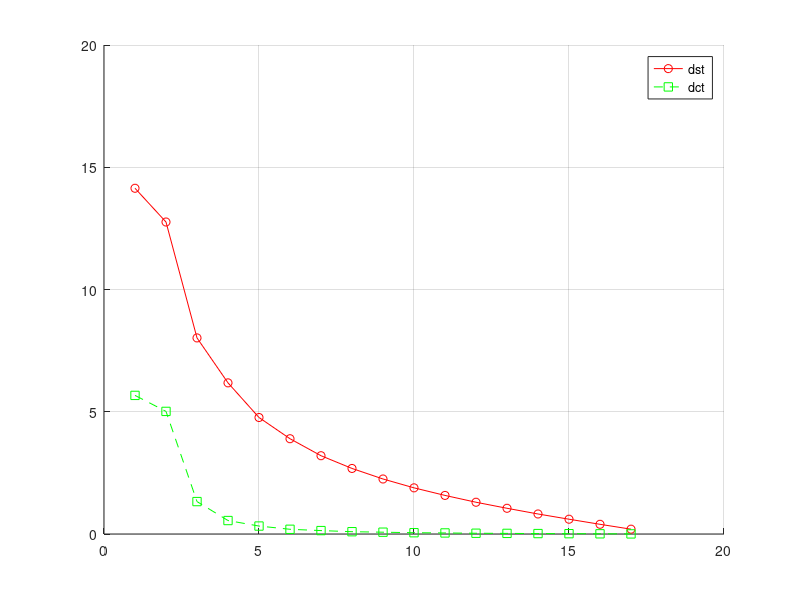

Recreate this plot in MATLAB.
% Using dcf and dst 
clear all; close all; clc;

f = @(x) x.^2/pi^2;

N = 16; j = 0:N;
x = (2*pi/N)*j;

y = f(x)';

yct = dct(y);
yst = dst(y);

figure(1)
hold on; grid on;
plot(abs(yst),'-or');
plot(abs(yct),'--sg');
legend('dst','dct')
hold off;
